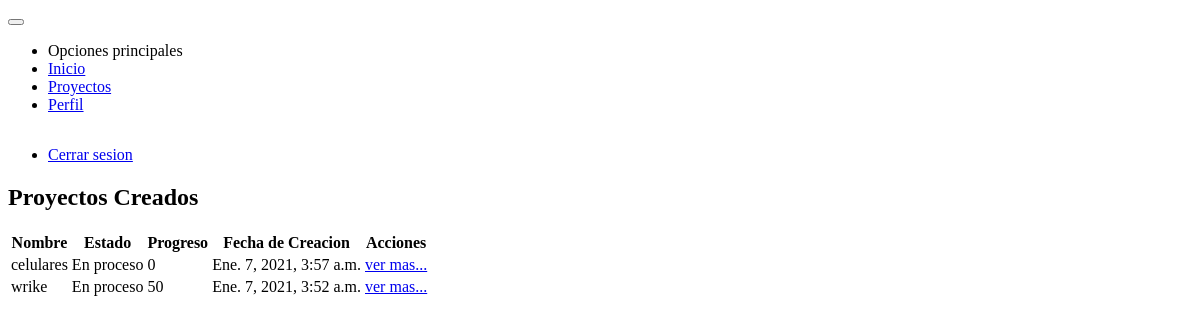
/proyectos/ (signed in), run on the app's committed database.
### projects/models.py (models this page shows, shortened)
class Project(models.Model):
    name = models.CharField(max_length=50, unique=True)
    developer = models.ManyToManyField(User)
    status = models.BooleanField(default=False)
    slug = models.SlugField(max_length=50, unique=True)
    percentage = models.IntegerField(default=0)
    created_at = models.DateTimeField(auto_now_add=timezone.now)
    update_at = models.DateTimeField(auto_now=timezone.now)

### projects/views.py (the view)
# urls.py: path('proyectos/', views.ProjectListView.as_view(), name='project'),
class ProjectListView(LoginRequiredMixin, PermissionRequiredMixin, ListView):
    login_url = 'users:login'
    permission_required = 'projects.view_project'
    template_name = 'projects/project.html'
    queryset = Project.objects.all().order_by('-pk')
    def get_queryset(self, *args, **kwargs):
        qs = super().get_queryset(*args, **kwargs)
        is_admin = self.request.user.has_perm('auth.add_group')
        if is_admin:
            return qs.annotate(Count('developer'))
        else:
            return qs.filter(developer=self.request.user).order_by('-pk')
    def get_context_data(self, **kwargs):
        context = super().get_context_data(**kwargs)
        return context

### projects/templates/projects/project.html (shortened to what this page needs)
{% extends 'base.html' %}
{% block content %}
    <div class="card">
        <div class="card-content m-2">
            <h2 class="card-title text-center">Proyectos Creados</h2>
            {% include 'projects/snippets/projects.html' %}
        </div>
    </div>
{% endblock %}

### projects/templates/projects/snippets/projects.html (shortened to what this page needs)
<table class="table" data-role="table" data-horizontal-scroll="true" data-table-search-title="Buscar: " data-table-rows-count-title="Cantidad a mostrar" data-search-threshold="25">
    {% if perms.project.view_project %}
        <thead>
            <tr>
                <th>Nombre</th>
                <th>Desarrolladores</th>
                <th>Estado</th>
                <th>Fecha de Creacion</th>
                <th>Acciones</th>
            </tr>
        </thead>
        <tbody>
            {% for projects in object_list %}
                <tr>
                    <td>{{ projects.name }}</td>
                    <td>{{ projects.developer__count }}</td>
                    <td>{{ projects.status|yesno:'Completado,En proceso' }}</td>
                    <td>{{ projects.created_at }}</td>
                    <td>
                        <a href="{% url 'projects:update_project' projects.slug %}" class="button info"><span class="mif-pencil icon"></span> Editar</a>
                    </td>
                </tr>
            {% endfor %}
        </tbody>
    {% else %}
        <thead>
            <tr>
                <th>Nombre</th>
                <th>Estado</th>
                <th>Progreso</th>
                <th>Fecha de Creacion</th>
                <th>Acciones</th>
            </tr>
        </thead>
        <tbody>
            {% for projects in object_list %}
                <tr>
                    <td>{{ projects.name }}</td>
                    <td>{{ projects.status|yesno:'Completado,En proceso' }}</td>
                    <td>{{ projects.percentage }}</td>
                    <td>{{ projects.created_at }}</td>
                    <td>
                        <a href="{% url 'projects:view_project' projects.slug %}" class="button info"> ver mas...</a>
                    </td>
                </tr>
            {% endfor %}
        </tbody>
    {% endif %}
</table>

### data on the page
Project: name "celulares", status "En proceso", percentage "0", created_at "Ene. 7, 2021, 3:57 a.m."
Project: name "wrike", status "En proceso", percentage "50", created_at "Ene. 7, 2021, 3:52 a.m."
